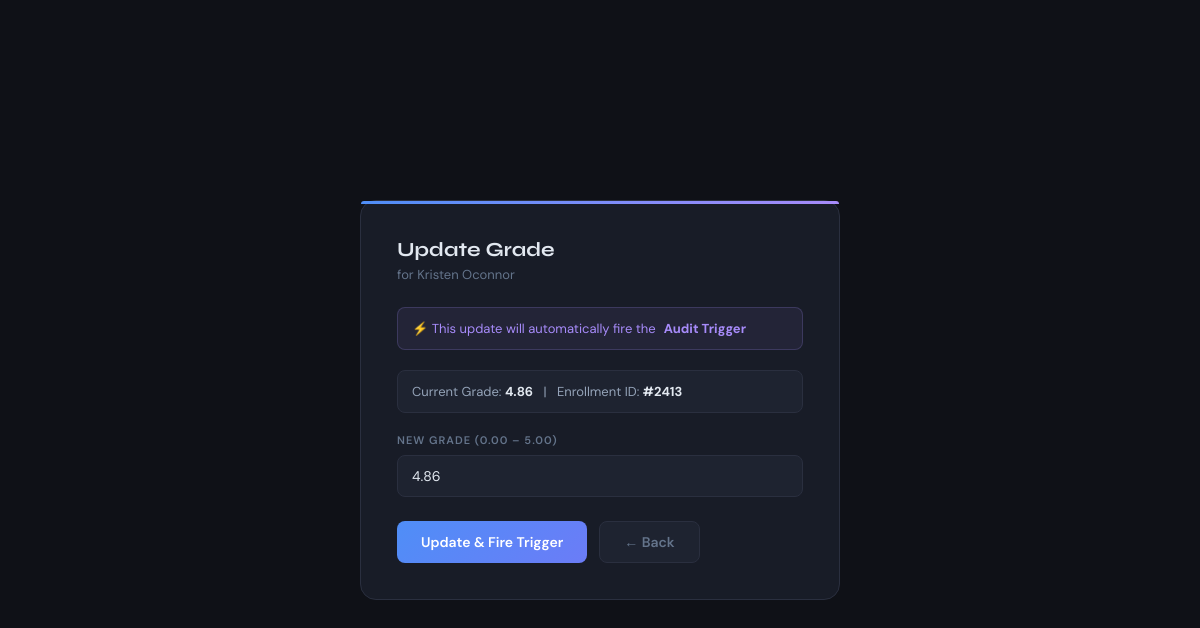
/Final_Project_System/frontend/Updated_Frontend/update_student.php?id=470&role=Admin, run on the app's committed database.
### tables this page shows
CREATE TABLE `enrollments` (
  `enrollment_id` int NOT NULL AUTO_INCREMENT,
  `student_id` int NOT NULL,
  `course_id` int NOT NULL,
  `instructor_id` int NOT NULL,
  `semester` varchar(20) NOT NULL,
  `academic_year` int NOT NULL,
  `grade` decimal(3,2) DEFAULT NULL,
  PRIMARY KEY (`enrollment_id`),
  KEY `student_id` (`student_id`),
  KEY `course_id` (`course_id`),
  KEY `instructor_id` (`instructor_id`),
  CONSTRAINT `enrollments_ibfk_1` FOREIGN KEY (`student_id`) REFERENCES `students` (`student_id`),
  CONSTRAINT `enrollments_ibfk_2` FOREIGN KEY (`course_id`) REFERENCES `courses` (`course_id`),
  CONSTRAINT `enrollments_ibfk_3` FOREIGN KEY (`instructor_id`) REFERENCES `instructors` (`instructor_id`)
);

CREATE TABLE `students` (
  `student_id` int NOT NULL AUTO_INCREMENT,
  `first_name` varchar(50) NOT NULL,
  `last_name` varchar(50) NOT NULL,
  `email` varchar(100) NOT NULL,
  `date_of_birth` date NOT NULL,
  `enrollment_date` date DEFAULT (curdate()),
  PRIMARY KEY (`student_id`),
  UNIQUE KEY `email` (`email`)
);

### Final_Project_System/frontend/Updated_Frontend/update_student.php (the view, shortened to what this page needs)
<?php include('db.php');
$id = intval($_GET['id']);
$role = isset($_GET['role']) ? $_GET['role'] : 'Admin';
$res = $conn->query("SELECT s.first_name, s.last_name, e.grade, e.enrollment_id
                     FROM Students s
                     LEFT JOIN Enrollments e ON s.student_id = e.student_id
                     WHERE s.student_id = $id
                     LIMIT 1");
$data = $res ? $res->fetch_assoc() : null;
?>
<!DOCTYPE html><html><head><title>Update Grade</title>
</head><body>
<div class="card">
    <h2>Update Grade</h2>
    <p class="sub">for <?php echo htmlspecialchars($data['first_name'] . ' ' . $data['last_name']); ?></p>
    <?php if(empty($data['enrollment_id'])): ?>
    <div class="no-enrollment">
        <div style="font-size:40px;margin-bottom:12px">📋</div>
        <p>This student has no enrollment record yet.<br>Add an enrollment before updating a grade.</p>
        <a href="add_enrollment.php?role=<?php echo $role; ?>" class="btn-enroll">+ Add Enrollment</a>
    </div>
    <?php else: ?>
    <div class="trigger-note">⚡ This update will automatically fire the <strong>Audit Trigger</strong></div>
    <div class="student-info">
        Current Grade: <strong><?php echo $data['grade'] !== null ? $data['grade'] : 'Not yet graded'; ?></strong>
        &nbsp;&nbsp;|&nbsp;&nbsp; Enrollment ID: <strong>#<?php echo $data['enrollment_id']; ?></strong>
    </div>
    <form method="POST">
        <label>New Grade (0.00 – 5.00)</label>
        <input name="grade" type="number" step="0.01" min="0" max="5" value="<?php echo htmlspecialchars($data['grade'] ?? ''); ?>" placeholder="e.g. 1.75" required>
        <div class="actions">
            <button type="submit" class="btn-save">Update & Fire Trigger</button>
            <a href="dashboard.php?role=<?php echo $role; ?>&tab=enrollments" class="btn-back">← Back</a>
        </div>
    </form>
    <?php endif; ?>
</div>
</body></html>

### Final_Project_System/frontend/Updated_Frontend/update_student.php (style rules this page uses)
* { box-sizing:border-box;margin:0;padding:0 }
body { font-family:'DM Sans',sans-serif;background:#0f1117;color:#e2e8f0;min-height:100vh;display:flex;justify-content:center;align-items:center;padding:40px }
.card { background:#181c27;border:1px solid #2a2f3f;border-radius:16px;padding:36px;width:100%;max-width:480px;position:relative }
.card::before { content:'';position:absolute;top:0;left:0;right:0;height:3px;background:linear-gradient(90deg,#4f8ef7,#a78bfa);border-radius:16px 16px 0 0 }
h2 { font-family:'Syne',sans-serif;font-size:20px;color:#e2e8f0;margin-bottom:4px }
.sub { font-size:13px;color:#64748b;margin-bottom:24px }
.trigger-note { background:rgba(167,139,250,0.08);border:1px solid rgba(167,139,250,0.2);border-radius:8px;padding:12px 14px;font-size:13px;color:#a78bfa;margin-bottom:20px;display:flex;align-items:center;gap:8px }
.student-info { background:#1e2330;border:1px solid #2a2f3f;border-radius:8px;padding:12px 14px;margin-bottom:20px;font-size:13px;color:#94a3b8 }
.student-info strong { color:#e2e8f0 }
label { display:block;font-size:11px;font-weight:600;text-transform:uppercase;letter-spacing:1px;color:#64748b;margin-bottom:8px;margin-top:16px }
input { width:100%;padding:11px 14px;background:#1e2330;border:1px solid #2a2f3f;border-radius:8px;color:#e2e8f0;font-family:'DM Sans',sans-serif;font-size:14px;outline:none;transition:border-color 0.15s,box-shadow 0.15s }
.actions { display:flex;gap:12px;margin-top:24px }
.btn-save { background:linear-gradient(135deg,#4f8ef7,#6b7cf7);color:white;border:none;padding:11px 24px;border-radius:8px;font-family:'DM Sans',sans-serif;font-size:14px;font-weight:600;cursor:pointer;transition:all 0.15s }
.btn-back { background:#1e2330;color:#64748b;border:1px solid #2a2f3f;padding:11px 24px;border-radius:8px;font-family:'DM Sans',sans-serif;font-size:14px;font-weight:600;text-decoration:none;display:inline-flex;align-items:center;gap:6px;transition:all 0.15s }

### data on the page
enrollments: student.last_name "Kristen Oconnor", grade "4.86", enrollment_id "2413"
